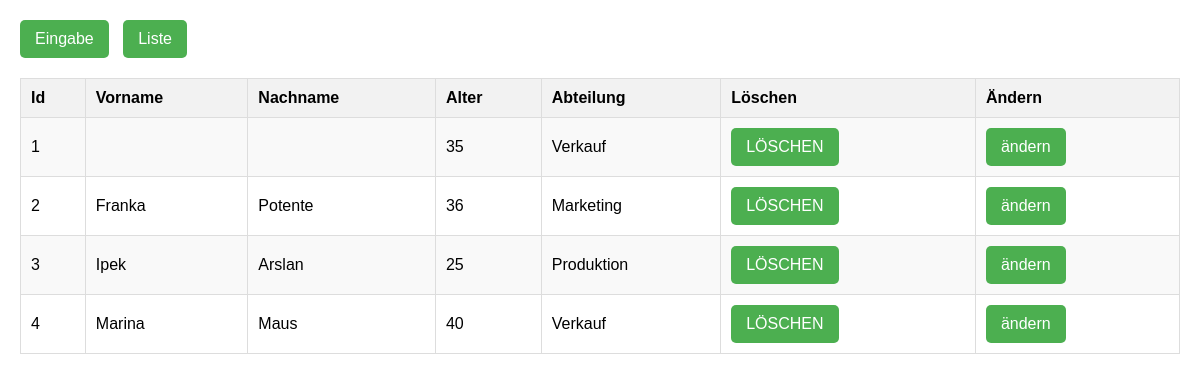
The page / on the database its author committed.
### tables this page shows
CREATE TABLE `user` (
  `id` int(11) NOT NULL,
  `firstname` varchar(45) DEFAULT NULL,
  `lastname` varchar(45) DEFAULT NULL,
  `age` int(11) DEFAULT NULL,
  `department` varchar(45) DEFAULT NULL
);

### index.php (the view, shortened to what this page needs)
<?php
include 'htmlFunctions/functions.php';
include 'backendFunctions/functions.php';
$firstName = $_POST['firstName'] ?? '';
$lastName = $_POST['lastName'] ?? '';
$age = $_POST['age'] ?? '';
$department = $_POST['department'] ?? '';
$action = $_REQUEST['action'] ?? 'zeigeliste';
$view = $action;
if ($action === 'eingabe') {
    if (checkValueGreaterZero($firstName) && checkValueGreaterZero($lastName) &&
        checkValueGreaterZero($age) && checkValueGreaterZero($department)) {
        $dbcon = getDbConnection();
        $stmnt = "INSERT INTO user (firstname, lastname, age,department)
                  VALUES (:firstname,:lastname,:age,:department)";
        $request = $dbcon->prepare($stmnt);
        $request->bindParam(":firstname", $firstName, PDO::PARAM_STR);
        $request->bindParam(":lastname", $lastName, PDO::PARAM_STR);
        $request->bindParam(":age", $age, PDO::PARAM_INT);
        $request->bindParam(":department", $department, PDO::PARAM_STR);
        $request->execute();
        $view = 'erfolg';
    } else {
        $view = 'fehler';
    }
} elseif ($action === 'zeigeliste') {
    $dbcon = getDbConnection();
    $select_stm = $dbcon->prepare("SELECT * FROM user");
    $select_stm->execute();
    $users = $select_stm->fetchAll(PDO::FETCH_ASSOC);
    foreach ($users as $key => $user) {
        $users[$key]['delete'] = '<a href="index.php?action=delete&id=' . $user['id'] . '"><button>LÖSCHEN</button></a>';
        $users[$key]['zeigeeingabe'] = '<a href="index.php?action=aendern&id=' . $user['id'] . '"><button>ändern</button></a>';
    }
    $tableHeadNames = ['Id', 'Vorname', 'Nachname', 'Alter', 'Abteilung', 'Löschen', 'Ändern'];
    $view = $action;
}
$viewFile = "views/" . $view . ".php";
if (file_exists($viewFile)) {
    include $viewFile;
} else {
    echo "<h3>❌ Fehler: '$viewFile' wurde nicht gefunden.</h3>";
    echo "<p>Bitte überprüfe, ob die Datei im views-Ordner existiert.</p>";
}
?>

### htmlFunctions/functions.php
<?php
function buildHTMLFromArrays(array $twoDimArray, array $tableHeadNames): string
{
    $htmlTable = '<table>';
    $htmlTable .= '<tr>';
    foreach ($tableHeadNames as $headName) {
        $htmlTable .= '<th>' . $headName . '</th>';
    }
    $htmlTable .= '</tr>';
    foreach ($twoDimArray as $user) {
        $htmlTable .= '<tr>';
        foreach ($user as $key => $value) {
            $htmlTable .= '<td>' . $value . '</td>';
        }
        $htmlTable  .= '</tr>';
    }
    $htmlTable .= '</table>';
    return $htmlTable;
}

### views/zeigeliste.php (shortened to what this page needs)
<?php
$htmlTable = buildHTMLFromArrays($users, $tableHeadNames);
?>
<!doctype html>
<html lang="de">
<head>
</head>
<body>
<a href="index.php?action=zeigeeingabe"><button>Eingabe</button></a>
<a href="index.php?action=zeigeliste"><button>Liste</button></a>
<?php echo $htmlTable; ?>
</body>
</html>

### views/zeigeliste.php (style rules this page uses)
body { font-family: sans-serif; margin: 20px; }
table { width: 100%; border-collapse: collapse; margin-top: 20px; }
th, td { border: 1px solid #ddd; padding: 10px; text-align: left; }
th { background-color: #f2f2f2; font-weight: bold; }
tr:nth-child(even) { background-color: #f9f9f9; }
button { padding: 10px 15px; margin-right: 10px; border: none; border-radius: 5px; cursor: pointer; background-color: #4CAF50; color: white; font-size: 16px; }
a { text-decoration: none; }

### rows shown on the page
user: id "1", age "35", department "Verkauf"
user: id "2", firstname "Franka", lastname "Potente", age "36", department "Marketing"
user: id "3", firstname "Ipek", lastname "Arslan", age "25", department "Produktion"
user: id "4", firstname "Marina", lastname "Maus", age "40", department "Verkauf"

### other values the page prints
$headName "Id"
$headName "Vorname"
$headName "Nachname"
$headName "Alter"
$headName "Abteilung"
$headName "Löschen"
$headName "Ändern"
